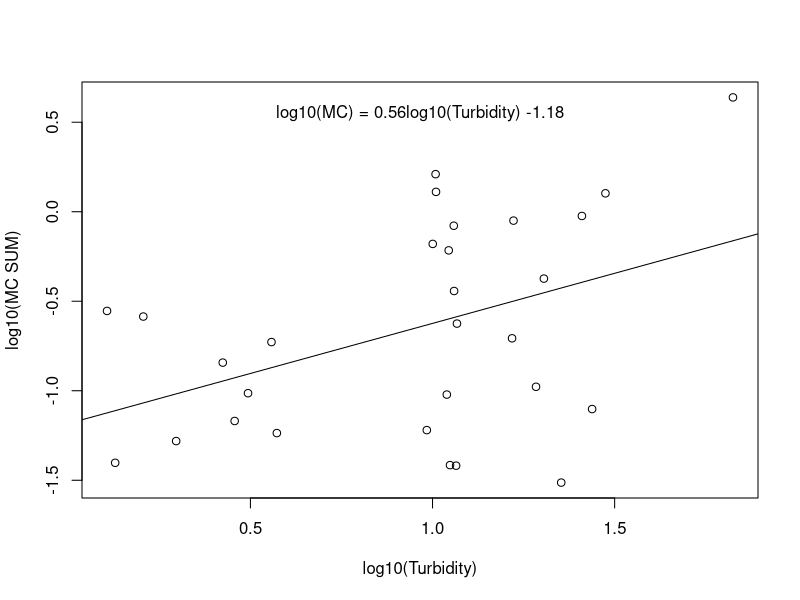
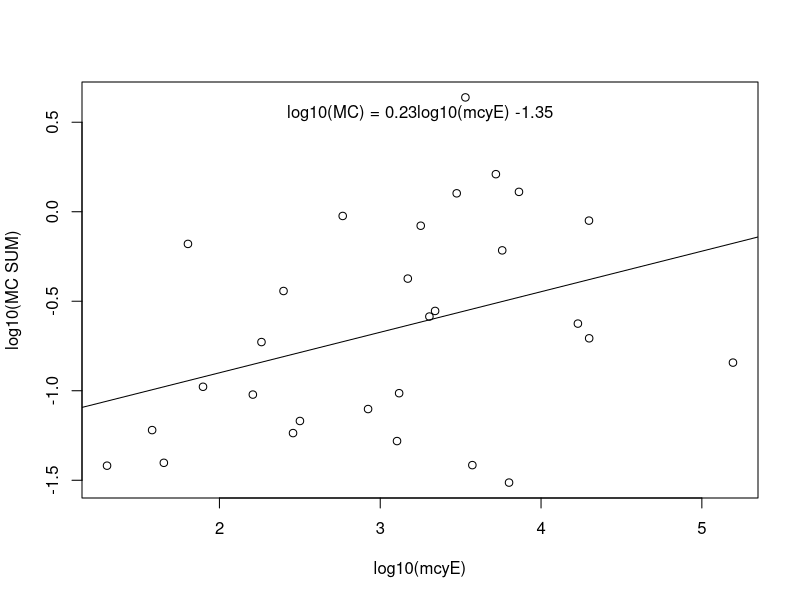
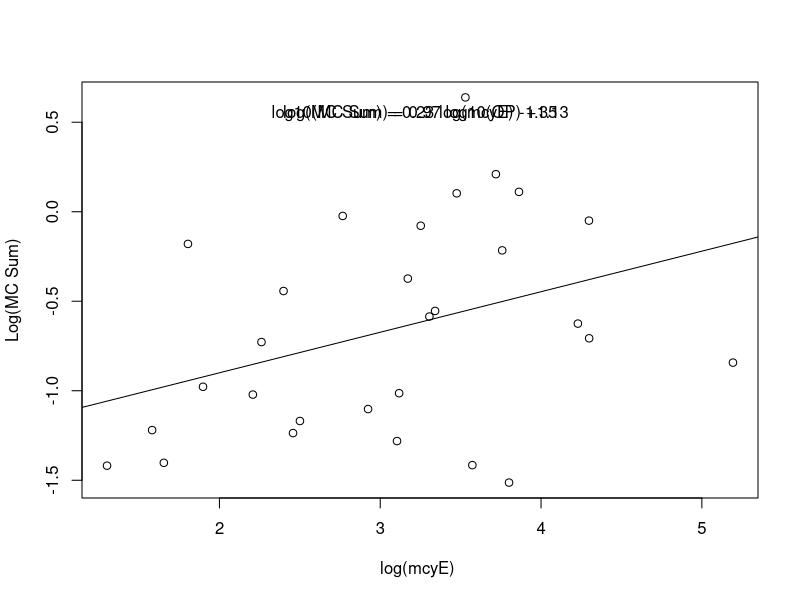
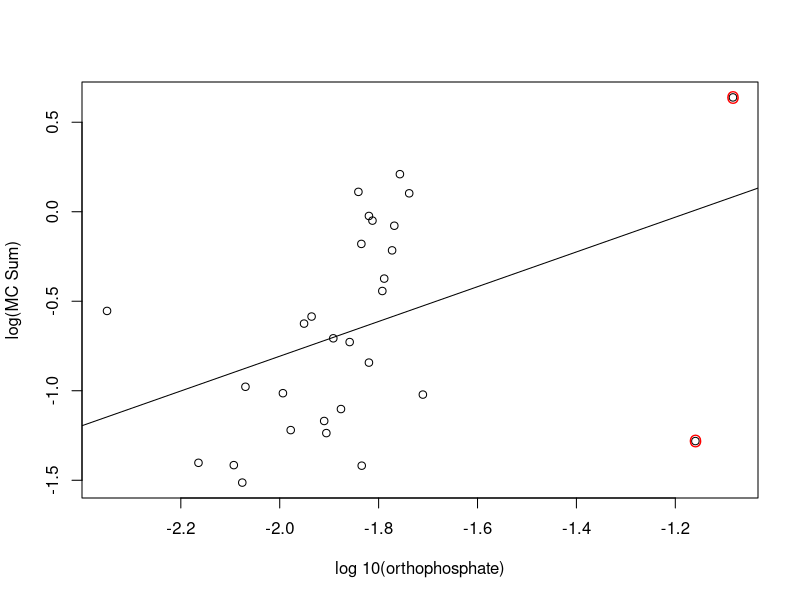

Reproduce these figures in R, in order. (Note: this script raises an error after producing the figures.)
## Import ##
MCSUMresponseAverage <- read.csv("MCSUMresponseAverage.csv", header = TRUE)
LOGTransformed <- read.csv("LOGTransformed.csv", header = TRUE)
UltimateFactor <- read.csv("UltimateFactor.csv", header = TRUE)

#### SUM~Turb graph

## Get coeffient
cf <- round(coef(lm(SUM~turb, data=MCSUMresponseAverage)), 2) 
## Get equation
eq <- paste0("log10(MC) = ", cf[2], 
             "log10(Turbidity) ", cf[1])
plot(MCSUMresponseAverage$SUM~MCSUMresponseAverage$turb, xlab="log10(Turbidity)", ylab = "log10(MC SUM)")
abline(lm(MCSUMresponseAverage$SUM~MCSUMresponseAverage$turb))
mtext(eq, 3, line=-2)
summary(lm(MCSUMresponseAverage$SUM~MCSUMresponseAverage$turb))



# SUM~mcye

## Get coeffient
cf <- round(coef(lm(SUM~MCYE, data=MCSUMresponseAverage)), 2) 
## Get equation
eq <- paste0("log10(MC) = ", cf[2], 
             "log10(mcyE) ", cf[1])
plot(MCSUMresponseAverage$SUM~MCSUMresponseAverage$MCYE, xlab="log10(mcyE)", ylab = "log10(MC SUM)")
abline(lm(MCSUMresponseAverage$SUM~MCSUMresponseAverage$MCYE))
mtext(eq, 3, line=-2)
summary(lm(MCSUMresponseAverage$SUM~MCSUMresponseAverage$MCYE))






#### SUM~MCYE

## Get coeffient
cf <- round(coef(lm(SUM~MCYE, data=MCSUMresponseAverage)), 2) 
## Get equation
eq <- paste0("log(MC Sum) = ", 
             abs(cf[2]), " log(mcyE) ", cf[1])
plot(MCSUMresponseAverage$SUM~MCSUMresponseAverage$MCYE, xlab="log(mcyE) ", ylab = "Log(MC Sum)")
abline(lm(MCSUMresponseAverage$SUM~MCSUMresponseAverage$MCYE))
mtext(eq, 3, line=-2)




#### SUM~OP
## Get coeffient
cf <- round(coef(lm(SUM~OP, data=MCSUMresponseAverage)), 2) 
## Get equation
eq <- paste0("log10(MC Sum) = ", 
             abs(cf[2]), " log10(OP) +", cf[1])
setEPS()
postscript(file="op1.eps")
plot(MCSUMresponseAverage$SUM~MCSUMresponseAverage$OP, xlab="log 10(orthophosphate)", ylab = "log(MC Sum)")
points(MCSUMresponseAverage$OP[4],MCSUMresponseAverage$SUM[4], col="red", pch="O")
points(MCSUMresponseAverage$OP[26],MCSUMresponseAverage$SUM[26], col="red", pch="O")
abline(lm(MCSUMresponseAverage$SUM~MCSUMresponseAverage$OP))
dev.off()
mtext(eq, 3, line=-2)

omitted <- MCSUMresponseAverage %>%
  slice(c(-4,-26))
setEPS()
postscript(file="op2.eps")
plot(omitted$SUM~omitted$OP, xlab="log 10(orthophosphate)", ylab = "log(MC Sum)")
abline(lm(omitted$SUM~omitted$OP))
dev.off()

model <- lm(X16SRNA~turb,
            data=MCSUMresponseAverage)
Anova(model)
plot(model)
summary(model)
## Get coeffient
cf <- round(coef(lm(SUM~OP, data=omitted)), 2) 
## Get equation
eq <- paste0("log(MC Sum) = ", 
             abs(cf[2]), " log(ortho-P) +", cf[1])

plot(omitted$SUM~omitted$OP, 
     xlab="log(ortho-P)",
     ylab = "log(SUM)")
abline(lm(omitted$SUM~omitted$OP))
mtext(eq, 3, line=-2)


# Developed.eps




# Forest.eps
setEPS()
postscript(file="forest.eps")
#par(mfrow=c(1,2))
plot(MCSUMresponseAverage$X16SRNA~MCSUMresponseAverage$Forest, ylab = "log10(16s rRNA+45)", xlab = "% Forest Land-use")
abline(lm(X16SRNA~Forest, data=MCSUMresponseAverage))
#title("A", adj = 0)
#plot(MCSUMresponseAverage$SUM~MCSUMresponseAverage$MCYE, xlab = "log10(mcyE) gene copies", ylab = "log10(MC) ")
#abline(lm(SUM~MCYE, data=MCSUMresponseAverage))
#title("B", adj = 0)
dev.off()

### Agriculture.eps

require(lme4)
setEPS()
postscript(file="Agriculture.eps")
plot(MCSUMresponseAverage$X16SRNA~MCSUMresponseAverage$Agriculture, xlab = "Percentage of Agriculture Land-use", ylab = "Log10(16S rRNA)")
abline(lm(X16SRNA~Agriculture, data=MCSUMresponseAverage))
dev.off()



### plot2.eps

setEPS()
postscript(file="plot2.eps")
par(mfrow=c(1,2))
plot(MCSUMresponseAverage$SUM~MCSUMresponseAverage$turb, xlab = "log10(Turbidity)", ylab = "log10(MC)")
abline(lm(SUM~turb, data=MCSUMresponseAverage))
title("A", adj = 0)
plot(MCSUMresponseAverage$SUM~MCSUMresponseAverage$WtShArea, xlab = "log10(Watershed Area)" , ylab = " ")
abline(lm(SUM~WtShArea, data=MCSUMresponseAverage))
title("B", adj = 0)
dev.off()



### plot1.eps

setEPS()
postscript(file="plot1.eps", width = 8, height = 8)
par(mfrow=c(1,2))
plot(MCSUMresponseAverage$OP~MCSUMresponseAverage$turb, ylab = "log10(OP)", xlab = "log10(turb)")
abline(lm(OP~turb, data=MCSUMresponseAverage))
title("A", adj = 0)
plot(Omit$OP~Omit$turb, xlab = "log10(turb) ", ylab = "log10(OP)")
abline(lm(OP~turb, data=Omit))
title("B", adj = 0)
dev.off()

# Ommited outliers 4 and 26
Omit <- MCSUMresponseAverage %>% slice(c(-26,-4))

Model <- (lm(OP~turb, data=Omit))
summary(Model)
Anova(Model, test.statistics="F")

# residual.eps
Model3 <- lm(SUM ~ turb,
               data=MCSUMresponseAverage)

setEPS()
postscript(file="residual.eps")
plot(residuals(Model3)~MCSUMresponseAverage$WtShArea,
     xlab="log10(Watershed Area)",
     ylab="Residuals of log10(MC) ~ log10(turbidity)" )
abline(lm(residuals(Model3)~MCSUMresponseAverage$WtShArea))
dev.off()